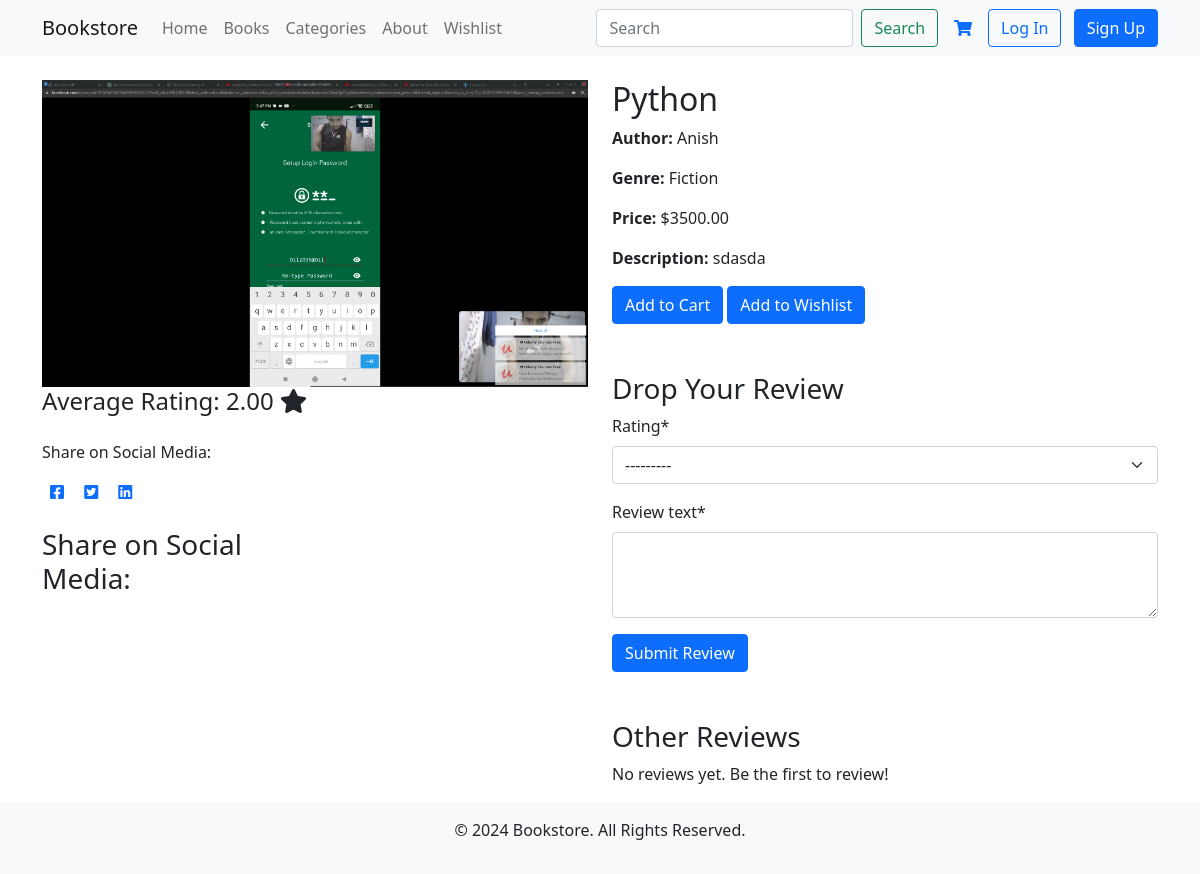
The page /books/1 on the database as committed earlier.
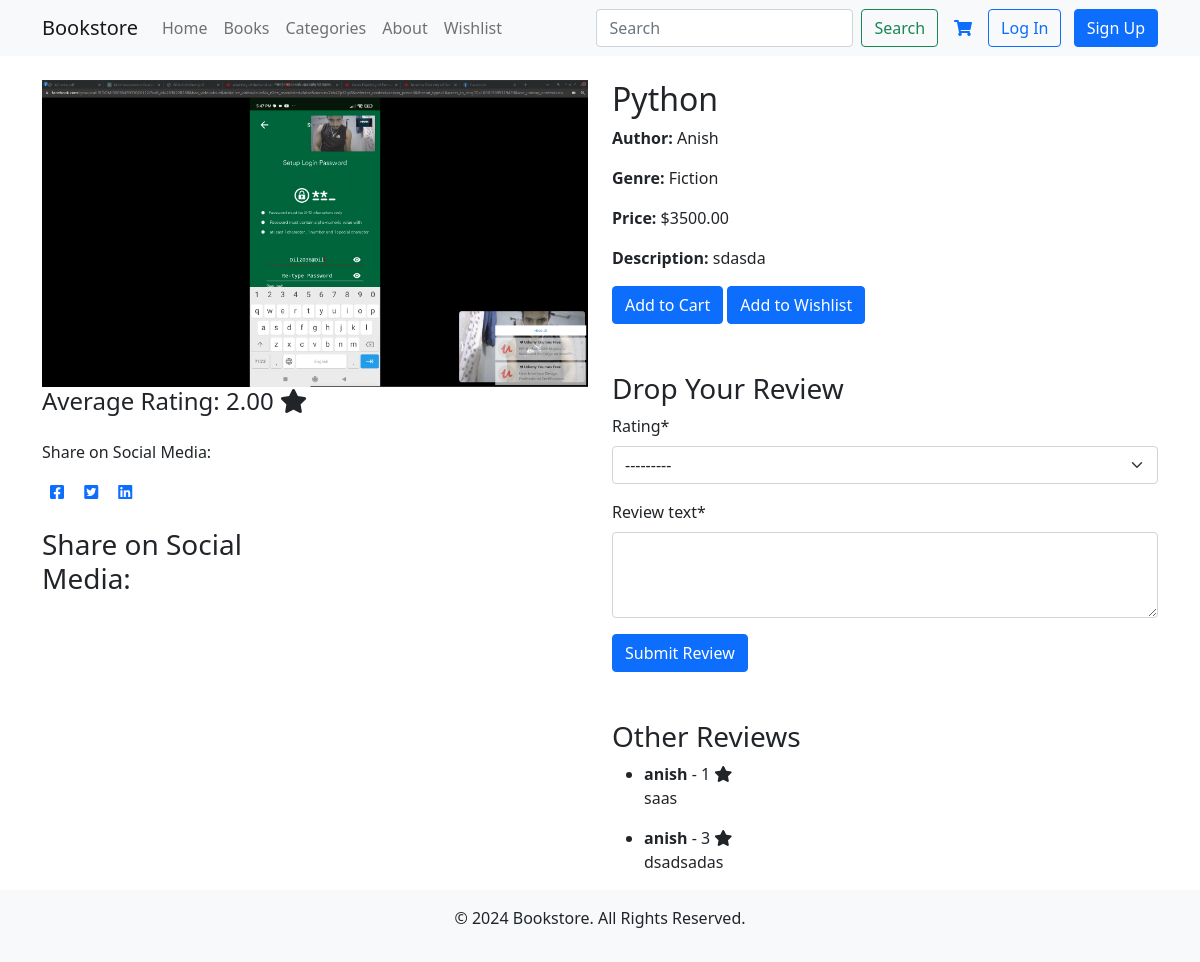
The same page on the database as committed later.
### bookstore/models.py (models this page shows, shortened)
class BookReview(models.Model):
    RATING_CHOICES = [
        (1, "One star"),
        (2, "Two star"),
        (3, "Three star"),
        (4, "Four star"),
        (5, "Five star"),
    ]
    book = models.ForeignKey(Book, on_delete=models.CASCADE, related_name="reviews")
    user = models.ForeignKey(settings.AUTH_USER_MODEL, on_delete=models.CASCADE)
    rating = models.IntegerField(choices=RATING_CHOICES)
    review_text = models.TextField()

### accounts/models.py (models this page shows)
class CustomUser(AbstractUser):
    address = models.CharField(max_length=255)
    phone_number = models.CharField(max_length=20)
    profile_picture = models.ImageField(
        upload_to="profile_pics/", blank=True, null=True
    )

### bookstore/views.py (the view, shortened to what this page needs)
# urls.py: path("<int:pk>", BookDetailView.as_view(), name="book_detail"),
class BookDetailView(DetailView):
    model = Book
    template_name = "book_detail.html"
    def get(self, request, *args, **kwargs):
        book = self.get_object()
        form = BookReviewForm()
        context = {
            "object": book,
            "form": form,
        }
        return render(request, "book_detail.html", context)

### bookstore/forms.py
class BookReviewForm(forms.ModelForm):
    class Meta:
        model = BookReview
        fields = ["rating", "review_text"]
        widgets = {
            "review_text": forms.Textarea(attrs={"rows": 3}),
        }

### bookstore/templates/book_detail.html (shortened to what this page needs)
{% extends 'base.html' %}
{% load crispy_forms_tags %}
{% load social_share %}
{% block content %}
    <div class="row">
        <div class="col-md-6">
            <img src="{{ object.image.url }}" alt="{{ object.title }}" class="img-fluid">
            <h4>Average Rating: {{object.avg_rating}} <i class="fas fa-star"></i></h4>
            <div class = "col-md-6 mt-4">
                <p >Share on Social Media:</p>
                <a href="https://www.facebook.com/sharer/sharer.php?u={{ request.build_absolute_uri }}" class="mx-2" target="_blank" rel="noopener noreferrer">
                    <i class="fab fa-facebook-square"></i></a>
                <a href="https://twitter.com/intent/tweet?text=Check%20out%20this%20book:%20{{ object.title }}&url={{ request.build_absolute_uri }}" class="mx-2" target="_blank" rel="noopener noreferrer">
                    <i class="fab fa-twitter-square"></i></a>
                <a href="https://www.linkedin.com/shareArticle?url={{ request.build_absolute_uri }}&title={{ object.title }}" class="mx-2" target="_blank" rel="noopener noreferrer">
                    <i class="fab fa-linkedin"></i></a>
            </div>
            <div class = "social-sharing col-md-6 mt-4">
                <h3>Share on Social Media:</h3>
            </div>
        </div>
        <div class="col-md-6">
            <h2>{{ object.title }}</h2>
            <p><strong>Author:</strong> {{ object.author }}</p>
            <p><strong>Genre:</strong> {{ object.genre }}</p>
            <p><strong>Price:</strong> ${{ object.price }}</p>
            <p><strong>Description:</strong> {{ object.description }}</p>
            <form method="post" action="">
                <button type="submit" class="btn btn-primary" name = "add_to_cart" >Add to Cart</button>
                <button type="submit" class="btn btn-primary" name = "add_to_wishlist" >Add to Wishlist</button>
            </form>
            <h3 class="mt-5">Drop Your Review</h3>
            <form method="post" action="{% url 'book_review' object.pk %}" >
                {{form|crispy}}
                <button type="submit" class="btn btn-primary">Submit Review</button>
            </form>
            <div class="mt-5">
                <h3>Other Reviews</h3>
                {% if object.reviews.count > 0 %}
                    <ul>
                        {% for review in object.reviews.all %}
                            <li>
                                <strong>{{ review.user.username }}</strong> - {{review.rating}} <i class="fas fa-star"></i>
                                    <p>{{ review.review_text }}</p>
                            </li>
                        {% endfor %}
                    </ul>
                {% else %}
                    <p>No reviews yet. Be the first to review!</p>
                {% endif %}
            </div>
        </div>
    </div>
{% endblock content %}

Rows that differ between the two databases and show on the page:
added BookReview: user.username "anish", rating "1", review_text "saas"
added BookReview: user.username "anish", rating "3", review_text "dsadsadas"
Other text that changed with them:
text no longer shown: "No reviews yet. Be the first to review!"
